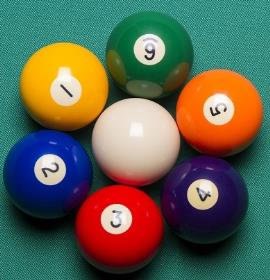
//> input picture HOUGH TRANSFORMATION FOR CIRCLE/Images/ball.jpeg, 270 x 280 px
$ ./HoughTransformationCircle Images/ball.jpeg 100 100 100   (built with g++ and OpenCV 4)
//> lines starting //> are read from the running program, lines starting //| are printed output that depends on the picture; after the words box and inside, x2 and y2 are one past the last pixel; in counts of white or black regions, pixels touching at a corner belong together
#include <cstdio>
#include <iostream>
#include <opencv2/opencv.hpp>

using namespace std;
using namespace cv;

Mat HoughTransformation(Mat src, Mat rst, int thr, int rmax, int rmin);

// Gli input della trasformata di Hough per i cerchi sono l'immagine originale
// dalla quale estrapolare le informazioni, l'immagine da dare come risultato
// delle operazioni, il threshold con il quale confrontare i valori della matrice
// dei voti, e due parametri, uno è il raggio massimo ed uno è il raggio minimo,
// questo per evitare che vengano fatte troppe operazioni che dal punto di vista
// computazionale è molto oneroso. Si lavorerà quindi all'interno di questo range
// di valori.
Mat HoughTransformation(Mat src, Mat rst, int thr, int rmax, int rmin) {
    // Il range nella quale lavorare quindi è definito dal raggio massimo
    // e da quello minimo, tale sarà una delle dimensioni attribuite alla
    // matrice tridimensionale dei voti.
    int R = (rmax-rmin)+1;

    // La matrice dei voti è tridimensionale perchè se andiamo a considerare
    // l'equazione classica di una circonferenza essa è: (x-xc)^2+(y-yc)^2=r,
    // dove xc e yc sono le coordinate del centro della circonferenza di raggio
    // pari a r. Le coordinate sono tre nello spazio dei parametri. Le dimensioni
    // quindi sono il range dei due raggi, e la grandezza dell'immagine originale.
    int matrixSize[3] = {R, src.rows, src.cols};

    // Uno dei costruttori della classe Mat prevede anche che venga specificata
    // la dimensione della matrice, che in questo caso è tridimensionale, ed i
    // size da dare alla matrice stessa, oltre che il tipo delle informazioni in
    // essa contenute.
    Mat VotingMatrix = Mat(3, matrixSize, CV_64F);

    // Si deve scorrere l'immagine per intera per trovare i punti di edge che possono
    // o meno appartenere ad una circonferenza. Quindi il compito dei due cicli for
    // annidati è quello di scorrere l'immagine pixel per pixel. A questo punto ci
    // troviamo di fronte ad un edge solo quando il valore del pixel è maggiore di
    // una certa soglia per le proprietà dell'Edge Detector Canny. A questo punto,
    // essendo che non conosciamo il raggio della circonferenza che intendiamo trovare,
    // dobbiamo provare ogni raggio compreso all'internod del range, ed è questo
    // il compito del terzo ciclo for annidato. Sappiamo poi che i punti di una circonferenza
    // all'interno dello spazio immagine corrispondono ad una circonferenza nello spazio dei
    // parametri che si interseca con altre circonferenze generati da altri punti che appartengono
    // alla stessa circonferenza nello spazio delle immagini, quindi non ci resta che
    // generare tutte le possibili circonferenze per quel raggio specifico ed incrementare
    // la cella relativa all'interno della matrice dei voti.
    // Quando scorriamo la matrice dei voti, quella cella con il massimo numero di
    // intersezione corrisponde al centro di una circonferenza che si trova
    // all'interno della immagine iniziale. Ovviamente con quel relativo raggio, dato
    // che le circonferenze all'interno dello spazio dei parametri sono descritte da
    // due parametri (coordinate centro, raggio).
    for(int i = 0; i < src.rows; i++) {
        for(int j = 0; j < src.cols; j++) {
            if(src.at<uchar>(i, j) > 250) {

                // Dal punto di vista computazionale è molto oneroso eseguire le operazioni
                // previste, quindi le eseguiamo in un range di raggi che sono stati definiti
                // in precedenza.
                for(int r = rmin; r < rmax; r++) {

                    // Per ognuno dei raggi andiamo a definire le circonferenze grado per grado
                    // fino a 360 gradi, dato che è il massimo angolo della circonferenza stessa.
                    for(int d = 0; d < 360; d++) {

                        // Dal punto di vista parametrico sappiamo che le coordinate del centro
                        // della circonferenza di raggio d attuale sono:
                        // x = i (coordinata x del punto sulla circonferenza) - Raggio*cos(angolo in radianti);
                        // y = j (coordinata y del punto sulla circonferenza) - Raggio*sin(angolo in radianti);
                        int xC = round(i - r*cos(d*(CV_PI/180)));
                        int yC = round(j - r*sin(d*(CV_PI/180)));

                        // Per sicurezza, prima di incrementare la rrlativa posizione all'interno della matrice
                        // dei voti, verifichiamo se questo rientra all'interno dei limiti della matrice stessa.
                        // Se rientra allora andiamo ad incrementare il relativo elemento all'interno della
                        // matrice tridimensionale dei punti.
                        if(xC >= 0 && xC < src.cols && yC >= 0 && yC < src.rows) {
                            VotingMatrix.at<float>(r-rmin, xC, yC)++;
                        }
                    }
                }
            }
        }
    }

    // Avendo ottenuto la matrice dei voti, a questo punto la si deve scorrere tutta
    // per poter andare a trovare quei valori che superano o sono uguali al valore
    // soglia che abbiamo dato in input. Se ci sono valori che rispettano questa
    // proprietà allora dobbiamo disegnare una circonferenza sull'immagine da date
    // come risultato, e lo si fa prendendo in esame il centro della circonferenza
    // ossia l'elemento z e l'elemento j, ed il raggio, ossia l'elemento i.
    for(int i = 0; i < matrixSize[0]; i++) {
        for(int j = 0; j < matrixSize[1]; j++) {
            for(int z = 0; z < matrixSize[2]; z++) {
                if(VotingMatrix.at<float>(i, j, z) >= thr) {
                    Point center;
                    center.x = z;
                    center.y = j;
                    int radius = i+rmin;

                    // Si utilizza un'apposita funzione per disegnare il cerchio.
                    circle(rst, center, radius, Scalar(125, 255, 10), 1, 8, 0);
                }
            }
        }
    }

    // Alla fine si restituisce il risultato.
    return rst;
}

int main(int argc, char *argv[]) {
    // Si prende in input il nome dell'immagine da riga di comando,
    // e la si legge con i colori. In seguito la cloniamo per darla
    // in input alla funzione.
    String inputFile = argv[1];
    Mat inputImage = imread(inputFile, IMREAD_ANYCOLOR);
//> inputImage is the input picture: 280 rows x 270 cols, CV_8UC3; mean B, G, R 82.2, 99, 95.7
    Mat clonedImage = inputImage.clone();

    // Si mostra l'immagine all'interno di un'apposita finestra.
    namedWindow("Original Image", WINDOW_AUTOSIZE);
    imshow("Original Image", inputImage);

    // Prima di dare in pasto l'immagine all'algoritmo di Hough per
    // la ricerca di cerchi, applichiamo uno smoothing per migliorare
    // la ricerca delle circonferenze. In questo caso applichiamo il
    // filtro Gaussiano con una maschera di dimensioni 5x5 e una
    // deviazione standard pari a 1.5. Poi applichiamo su di essa
    // l'algoritmo di Canny per trovare i bordi degli oggetti all'interno
    // dell'immagine in modo tale che risulti essere più semplice trovare
    // le circonferenze all'interno dell'immagine dato che ci soffermiamo
    // solo su punti salienti che hanno un particolare valore.
    Mat cannyImage = inputImage.clone();
    GaussianBlur(inputImage, inputImage, Size(5, 5), 1.5, 1.5);
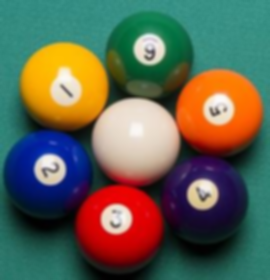
//> inputImage: 280 rows x 270 cols, CV_8UC3; mean B, G, R 82.2, 99, 95.7
    Canny(inputImage, cannyImage, 80, 150, 3);
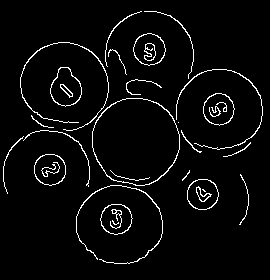
//> cannyImage: 280 rows x 270 cols, CV_8UC1; 4% white in thin lines or dots, all inside (x1, y1, x2, y2) = (3, 11, 263, 264)

    // Mostriamo il risultato dell'algoritmo di Canny in un'apposita finestra.
    namedWindow("Canny Image", WINDOW_AUTOSIZE);
    imshow("Canny Image", cannyImage);

    // Prendiamo in input il threshold e i due raggi, uno massimo e uno minimo.
    int threshold = atoi(argv[2]);
    int rmax = atoi(argv[3]);
    int rmin = atoi(argv[4]);

    // Applichiamo sull'immagine risultante da Canny l'algoritmo di Hough per la
    // ricerca di cerchi, dando in input anche l'immagine originale clonata
    // ed il valore di threshold e quello dei due raggi.
    Mat resultImage = HoughTransformation(cannyImage, clonedImage, threshold, rmax, rmin);

    // Alla fine si mostra il risultato dell'algoritmo in un'apposita immagine.
    namedWindow("Hough Image", WINDOW_AUTOSIZE);
    imshow("Hough Image", resultImage);

    waitKey(0);

    return 0;
}

$ run again, on HOUGH TRANSFORMATION FOR CIRCLE/Images/candy.jpg
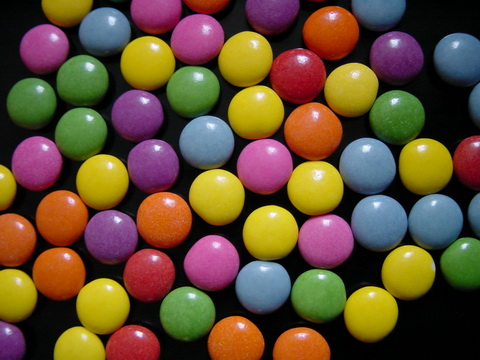
//> input picture HOUGH TRANSFORMATION FOR CIRCLE/Images/candy.jpg, 480 x 360 px
//> inputImage is the input picture: 360 rows x 480 cols, CV_8UC3; mean B, G, R 49.7, 76.7, 100.3
//> `GaussianBlur(inputImage, inputImage, Size(5, 5), 1.5, 1.5);`:
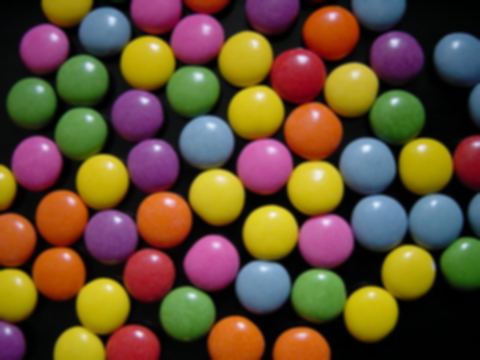
//> inputImage: 360 rows x 480 cols, CV_8UC3; mean B, G, R 49.7, 76.7, 100.3
//> `Canny(inputImage, cannyImage, 80, 150, 3);`:
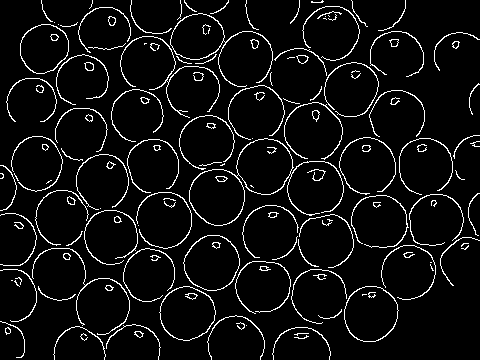
//> cannyImage: 360 rows x 480 cols, CV_8UC1; 6.3% white in thin lines or dots
